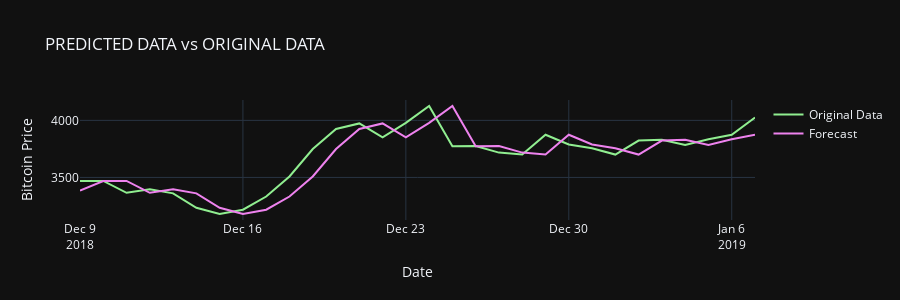

Notebook code for this chart:
### Code cell
fig = go.Figure()

fig.add_trace(go.Scatter(x = df_test['date'], y = df_test['price'], marker_color='lightgreen', name='Original Data'))
fig.add_trace(go.Scatter(x = df_test['date'], y = predictions, marker_color='violet', name='Forecast'))

fig.update_layout(title = 'PREDICTED DATA vs ORIGINAL DATA', template = 'plotly_dark', height=300)
fig.update_xaxes(title='Date')
fig.update_yaxes(title='Bitcoin Price')

fig.show()

### Figure 1 — Plotly figure (JSON) as saved in the notebook; plotly's stock layout.template omitted (floating-point values rounded to 4 significant figures)
{"data": [{"marker": {"color": "lightgreen"}, "name": "Original Data", "type": "scatter", "x": ["2018-12-09", "2018-12-10", "2018-12-11", "2018-12-12", "2018-12-13", "2018-12-14", "2018-12-15", "2018-12-16", "2018-12-17", "2018-12-18", "2018-12-19", "2018-12-20", "2018-12-21", "2018-12-22", "2018-12-23", "2018-12-24", "2018-12-25", "2018-12-26", "2018-12-27", "2018-12-28", "2018-12-29", "2018-12-30", "2018-12-31", "2019-01-01", "2019-01-02", "2019-01-03", "2019-01-04", "2019-01-05", "2019-01-06", "2019-01-07"], "y": [3469.0, 3470.0, 3365.0, 3396.0, 3361.0, 3234.0, 3180.0, 3217.0, 3333.0, 3509.0, 3749.0, 3924.0, 3973.0, 3852.0, 3979.0, 4126.0, 3774.0, 3775.0, 3718.0, 3701.0, 3874.0, 3789.0, 3757.0, 3701.0, 3823.0, 3830.0, 3785.0, 3835.0, 3874.0, 4025.0]}, {"marker": {"color": "violet"}, "name": "Forecast", "type": "scatter", "x": ["2018-12-09", "2018-12-10", "2018-12-11", "2018-12-12", "2018-12-13", "2018-12-14", "2018-12-15", "2018-12-16", "2018-12-17", "2018-12-18", "2018-12-19", "2018-12-20", "2018-12-21", "2018-12-22", "2018-12-23", "2018-12-24", "2018-12-25", "2018-12-26", "2018-12-27", "2018-12-28", "2018-12-29", "2018-12-30", "2018-12-31", "2019-01-01", "2019-01-02", "2019-01-03", "2019-01-04", "2019-01-05", "2019-01-06", "2019-01-07"], "y": [3384.0, 3469.0, 3470.0, 3365.0, 3396.0, 3361.0, 3234.0, 3180.0, 3217.0, 3333.0, 3509.0, 3749.0, 3924.0, 3973.0, 3852.0, 3979.0, 4126.0, 3774.0, 3775.0, 3718.0, 3701.0, 3874.0, 3789.0, 3757.0, 3701.0, 3823.0, 3830.0, 3785.0, 3835.0, 3874.0]}], "layout": {"height": 300, "title": {"text": "PREDICTED DATA vs ORIGINAL DATA"}, "xaxis": {"title": {"text": "Date"}}, "yaxis": {"title": {"text": "Bitcoin Price"}}}}
